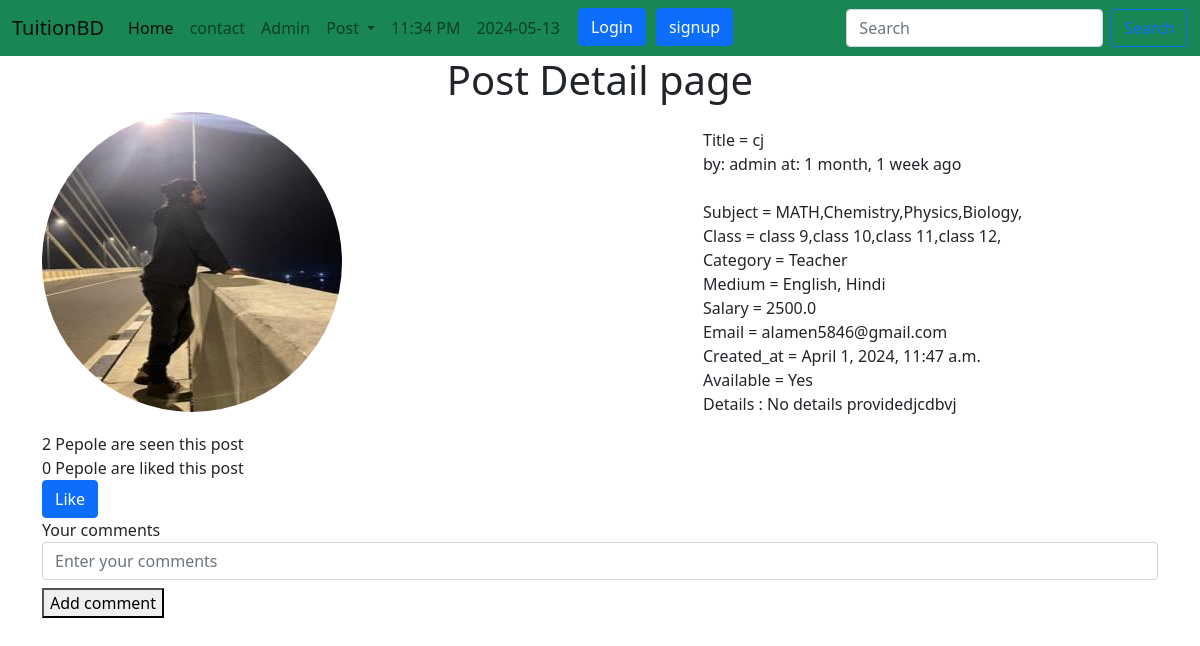
Page /postdetail/7/ on the earlier database version.
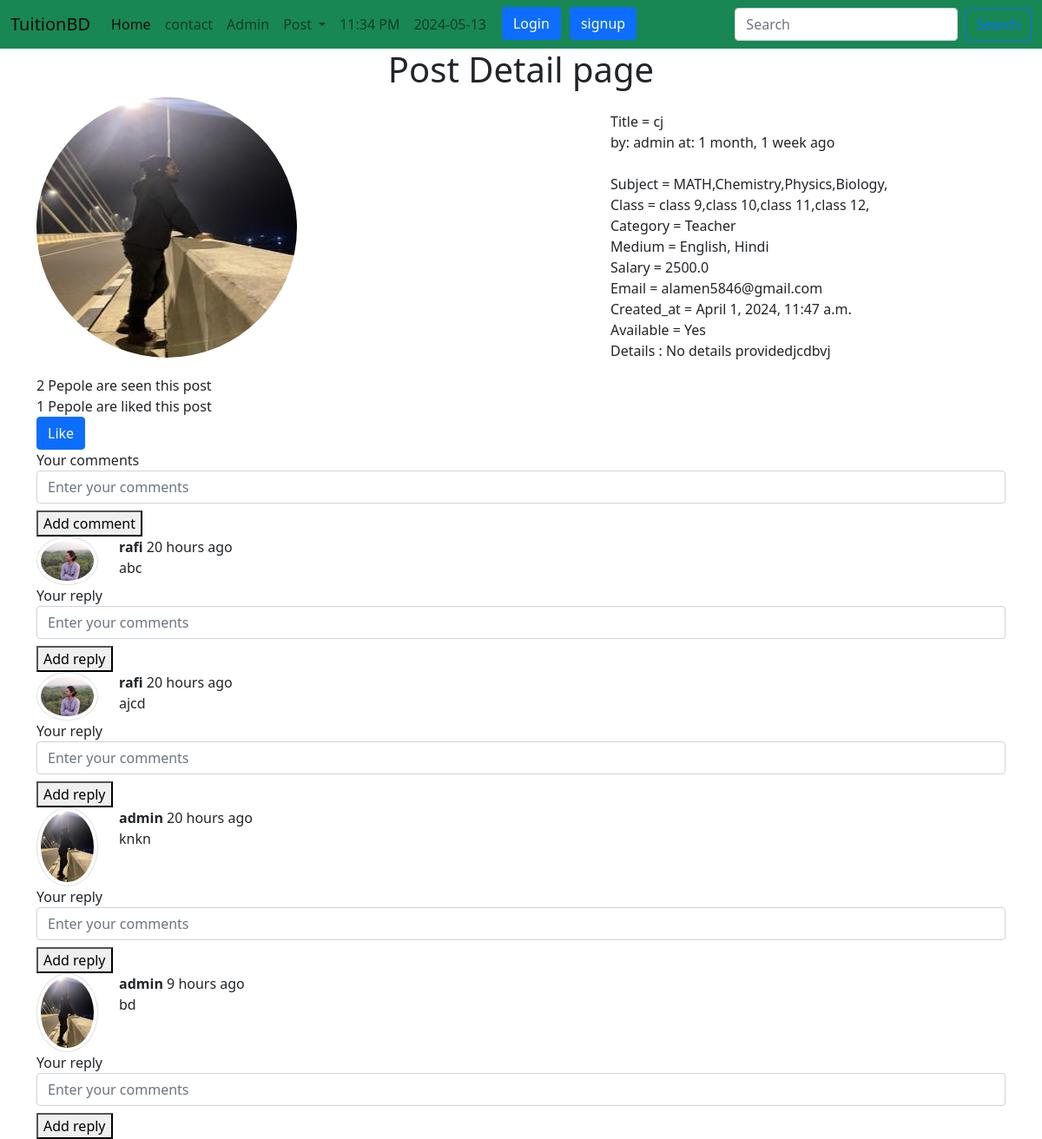
Same page on the later database version.
### app/models.py (models this page shows, shortened)
class Post(models.Model):
    CATEGORY_CHOICES = (
        ('Teacher', 'Teacher'),
        ('Student', 'Student'),
    )
    MEDIUM = (
        ('Bangla', 'bangla'),
        ('English', 'English'),
        ('Urdu', 'Urdu'),
        ('Hindi', 'Hindi')
    )
    user = models.ForeignKey(
        User, on_delete=models.CASCADE, blank=True, null=True)
    id = models.AutoField(primary_key=True)
    title = models.CharField(max_length=100)
    slug = models.CharField(max_length=100, default=title)
    email = models.EmailField()
    salary = models.FloatField()
    details = models.TextField(default='No details provided')
    available = models.BooleanField()
    category = models.CharField(max_length=20, choices=CATEGORY_CHOICES)
    created_date = models.DateTimeField(default=now)
    image = models.ImageField(default='default.jpg',
                              upload_to='tuition/images')
    medium = MultiSelectField(
        max_length=100, max_choices=4, choices=MEDIUM,  default='bangla')
    subject = models.ManyToManyField(Subject, related_name='subject_set')
    class_in = models.ManyToManyField(Class_in, related_name='class_set')
    likes = models.ManyToManyField(User, related_name= 'post_likes')
    views = models.ManyToManyField(User,related_name='post_views')
    def total_likes(self):
        return self.likes.count()
    def total_views(self):
        return self.views.count()
    def get_subjectlist(self):
        sub = Subject.objects.all()
        subject = ""
        for i in sub:
            subject = subject + str(i) + ','
        return subject
    def get_classlist(self):
        clas = Class_in.objects.all()
        clss = ""
        for i in clas:
            clss = clss + str(i) + ','
        return clss

class Subject(models.Model):
    name = models.CharField(max_length=100)
    def __str__(self):
        return self.name

class Class_in(models.Model):
    name = models.CharField(max_length=100)
    def __str__(self):
        return self.name

class Comment(models.Model):
    user = models.ForeignKey(User, on_delete=models.CASCADE )
    post = models.ForeignKey(Post,on_delete=models.CASCADE)
    text = models.TextField()
    parent =  models.ForeignKey('self',on_delete=models.CASCADE, null=True)
    create_at = models.DateTimeField(default=now)

### session/models.py (models this page shows, shortened)
class UserProfile(models.Model):
    GENDER_CHOICES = (
        ('Male', 'MALE'),
        ('Female', 'FEMALE'),
    )
    CATEGORY = (
        ('Student', 'Student'),
        ('Teacher', 'Teacher'),
    )
    BLOOD_GROUP = (
        ('A+', 'A+'),
        ('A-', 'A-'),
        ('B+', 'B+'),
        ('B-', 'B-'),
        ('O+', 'O+'),
        ('O-', 'O-'),
        ('AB+', 'AB+'),
        ('AB-', 'AB-'),
    )
    user = models.OneToOneField(User, on_delete=models.CASCADE)
    birth_date = models.DateField()
    blood_group = models.CharField(max_length=3, choices=BLOOD_GROUP)
    gender = models.CharField(max_length=50, choices=GENDER_CHOICES)
    address = models.CharField(max_length=13)
    phone = models.CharField(max_length=130)
    nationality = models.CharField(max_length=30)
    religion = models.CharField(max_length=50)
    biodata = models.TextField()
    profession = models.CharField(max_length=50, choices=CATEGORY, null=True)
    image = models.ImageField(default='default.jpg',
                              upload_to='session/images')

### app/views.py (the view)
# urls.py: path('postdetail/<str:pk>/', PostDetail.as_view(), name='postdetail'),
class PostDetail(DetailView):
    model = Post
    template_name = 'tuition/postdetail.html'
    def get_context_data(self, *args, **kwargs):
        context = super().get_context_data(*args, **kwargs)
        post = context.get('object')
        if self.request.user.is_authenticated:
            self.object.views.add(self.request.user)
            liked = self.object.likes.filter(id=self.request.user.id).exists()
        else:
            liked = False
        comments = Comment.objects.filter(post=post.id, parent=None)
        replies = Comment.objects.filter(post=post.id).exclude(parent=None)
        DicReplyof = {}
        for reply in replies:
            if reply.parent.id not in DicReplyof:
                DicReplyof[reply.parent.id] = [reply]
            else:
                DicReplyof[reply.parent.id].append(reply)
        context["post"] = post
        context['mgs'] = "Details of Post"
        context['liked'] = liked
        context['comments'] = comments
        context['DicReplyof'] = DicReplyof
        return context

### app/templatetags/tag.py (called while the page is built)
@register.filter(name='get_reply')
def get_key(dict,key):
    return dict.get(key)

### templates/tuition/postdetail.html (shortened to what this page needs)
{% extends 'base.html' %}
{% load tag %}
{% block body %}
{% load humanize %}
<div class="container">
    <h1 class="text-center">Post Detail page</h1>
    <div class="row">
        <div class="col-md-6">
            <img src="{{post.image.url}}" alt="" style="width:300px; height:300px" class="rounded-circle">
        </div>
        <div class="col-md-6 mt-3">
            <div class="offset-md-2">
                Title = {{post.title}} <br>
                by: {{post.user.username}} at: {{post.created_date | naturaltime}} <br>
                 <br>
                Subject = {{post.get_subjectlist}} <br>
                Class = {{post.get_classlist}} <br>
                Category = {{post.category}} <br>
                Medium = {{post.medium}} <br>
                Salary = {{post.salary}} <br>
                Email = {{post.email}} <br>
                Created_at = {{post.created_date}} <br>
                Available = {% if post.available %}
                Yes
                {% else %}
                NO
                {% endif %} <br>
                <p>Details : {{post.details}}</p>
            </div>
        </div>
    </div>
    <div>
        <div>
            {{post.total_views}} Pepole are seen this post <br>
            {{post.total_likes}} Pepole are liked this post <br>
        </div>
    </div>
    <div>
        <form action="{% url 'app:likepost' id=object.id %}" method="POST">
            {% if liked %}
            <button type="submit" class="btn btn-warning">Unlike</button>
            {% else %}
            <button type="submit" class="btn btn-primary">Like</button>
            {% endif %}
        </form>
    </div>
    <div>
        <form action="{% url 'app:addcomment' %}" method="post">
            <div class="form-group">
                <label for="">Your comments</label>
                <input type="text" name="comment" placeholder="Enter your comments" class="form-control">
            </div>
            <button type="submit" class="mt-2">Add comment</button>
        </form>
    </div>
    <div>
        {% for comment in comments %}
        <div class="row">
            <div class="col-md-1">
                <img src="{{ comment.user.userprofile.image.url }}" class="img-thumbnail rounded-circle" alt="">
            </div>
            <div class="col-md-11">
                <b>{{ comment.user.username }}</b> {{ comment.create_at |naturaltime }}
                <div>{{ comment.text }}</div>
            </div>
        </div>
        <div class="row">
            <form action="{% url 'app:addcomment' %}" method="post">
                <div class="form-group">
                    <label for="">Your reply</label>
                    <input type="text" name="comment" placeholder="Enter your comments" class="form-control">
                </div>
                <button type="submit" class="mt-2">Add reply</button>
            </form>
        </div>
        {% endfor %}
    </div>
{% endblock body %}

### templates/base.html (shortened to what this page needs)
<!DOCTYPE html>
<html lang="en">
<head>
    <link href="https://cdn.jsdelivr.net/npm/bootstrap@5.0.2/dist/css/bootstrap.min.css" rel="stylesheet">
</head>
<body>
    <nav class="navbar navbar-expand-lg navbar-light bg-success">
        <div class="container-fluid">
          <a class="navbar-brand" href="/">TuitionBD</a>
          <div class="collapse navbar-collapse" id="navbarSupportedContent">
            <ul class="navbar-nav me-auto mb-2 mb-lg-0">
              <li class="nav-item">
                <a class="nav-link active" aria-current="page" href=" {% url 'homeview' %} ">Home</a>
              </li>
              <li class="nav-item">
                <a class="nav-link" href=" {% url 'app:contact' %} ">contact</a>
              </li>
              <li class="nav-item">
                <a class="nav-link" href="/admin/">Admin</a>
              </li>
              <li class="nav-item dropdown">
                <a class="nav-link dropdown-toggle" href="#" id="navbarDropdown" role="button" data-bs-toggle="dropdown" aria-expanded="false">
                  Post
                </a>
              </li>
              <li class="nav-item">
                <a class="nav-link" href="/admin/"> {% now 'h:i A' %}</a>
              </li>
              <li class="nav-item">
                <a class="nav-link" href="/admin/"> {% now "Y-m-d " %}</a>
              </li>
              {% if user.is_authenticated %}
              <li class="nav-item dropdown">
                <a class="nav-link dropdown-toggle" href="#" id="navbarDropdown" role="button" data-bs-toggle="dropdown" aria-expanded="false">
                 {{user.username}}
                </a>
                <ul class="dropdown-menu" aria-labelledby="navbarDropdown">
                  <li><a class="dropdown-item" href="{% url 'ownerprofile' %}">Profile</a></li>
                  <li><a class="dropdown-item" href="{% url 'logout' %}">Logout</a></li>
                  <li><a class="dropdown-item" href="{% url 'password' %}">Change Password</a></li>
                  <li><a class="dropdown-item" href="{% url 'userprofile' %}">Create user profile</a></li>
                </ul>
              </li>
              {% comment %} <li class="nav-item">
                <a class="btn btn-primary ml-3" href="{% url 'session:logout' %}" style="margin-left: 10px;">Logout</a>
              </li> {% endcomment %}
              {% else %}
              <li class="nav-item">
                <a class="btn btn-primary ml-2" href="{% url 'login' %}" style="margin-left: 10px;"> Login</a>
              </li>
              <li class="nav-item">
                <a class="btn btn-primary ml-2" href="{% url 'signup' %}" style="margin-left: 10px;"> signup</a>
              </li>
              {% endif %}
            </ul>
            <form class="d-flex" method="post" action="{% url 'app:search' %}">
                <input class="form-control me-2" type="text" placeholder="Search" name="search" aria-label="Search">
                <button class="btn btn-outline-primary" type="submit">Search</button>
            </form>
          </div>
        </div>
      </nav>
    {% block body %}
    {% endblock body %}
</body>
</html>

Differences in the rows shown:
computed for Post "cj": total_likes "0" → "1"
added Comment: user.userprofile.image (picture), user.username "rafi", create_at "20 hours ago", text "abc"
added Comment: user.userprofile.image (picture), user.username "rafi", create_at "20 hours ago", text "ajcd"
added Comment: user.userprofile.image (placeholder picture), user.username "admin", create_at "20 hours ago", text "knkn"
added Comment: user.userprofile.image (placeholder picture), user.username "admin", create_at "9 hours ago", text "bd"
